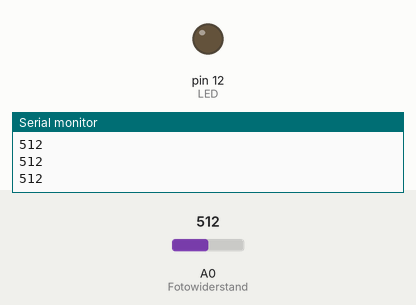
Simulated run of this sketch. Board: Arduino Uno, built with avr-gcc and run on an emulated ATmega328P. On the bench: output pins drawn as LEDs (lit = HIGH), the last lines printed to the serial monitor. Inputs (shaded band) come from the test bench; at power-on: A0 (Fotowiderstand) = 512.

Above: at 1.2 s.
1.3 s: A0 (Fotowiderstand) set to 105
2.8 s: A0 (Fotowiderstand) set to 93
At 4.0 s:
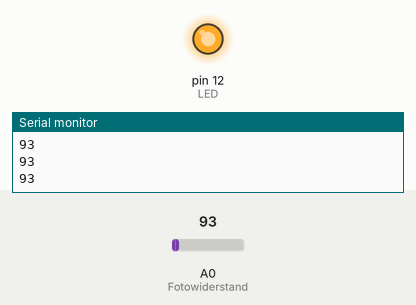
4.3 s: A0 (Fotowiderstand) set to 110
At 5.4 s:
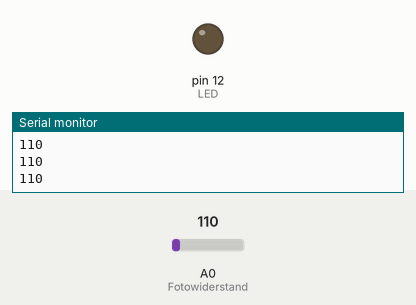
5.8 s: A0 (Fotowiderstand) set to 90
At 6.7 s:
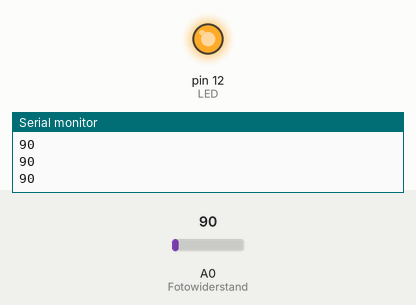
Timing chart, 0 to 8.3 s (numbered marks = the images above; inputs shaded):
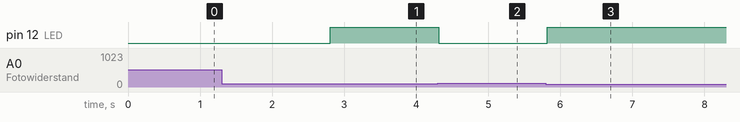

The sketch:

ArduinoAnfangLichtdiode.ino
```cpp
int Fotowiderstand = A0;
int LED = 12;
int SchwelleDunkelheit = 100;

void setup(){
  pinMode(LED, OUTPUT);
  Serial.begin(9600);
}

void loop(){
  int SensorWert = analogRead(Fotowiderstand);
  if (SensorWert < SchwelleDunkelheit){
    digitalWrite(LED, HIGH);
  }
  else{
    digitalWrite(LED, LOW);
  }
delay(100);
Serial.println(SensorWert);
}
```

Measured:
- the behaviour switches between 100 and 99 on A0 (Fotowiderstand) (found by bisection; images 0 and 1)
- after the input at 2.8 s, pin 12 (LED): LOW → HIGH at once
- after the input at 4.3 s, pin 12 (LED): HIGH → LOW at once
- after the input at 5.8 s, pin 12 (LED): LOW → HIGH at once
